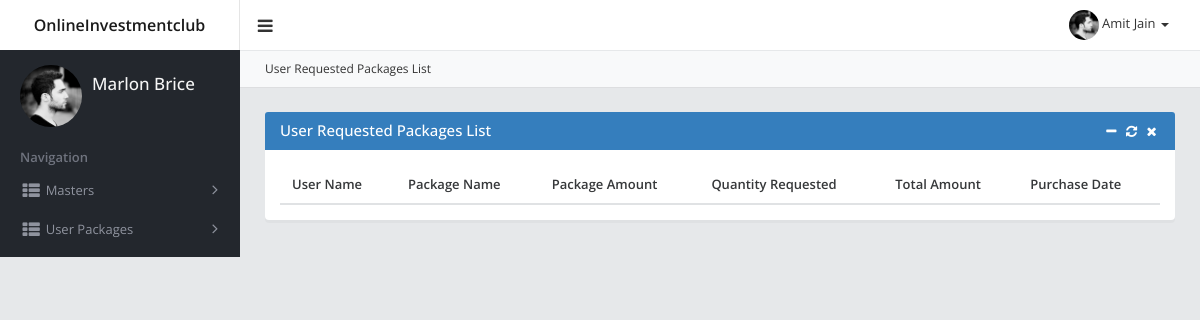
The page /onlineinvestclub/index.php/admin_user_packages on the database as committed earlier.
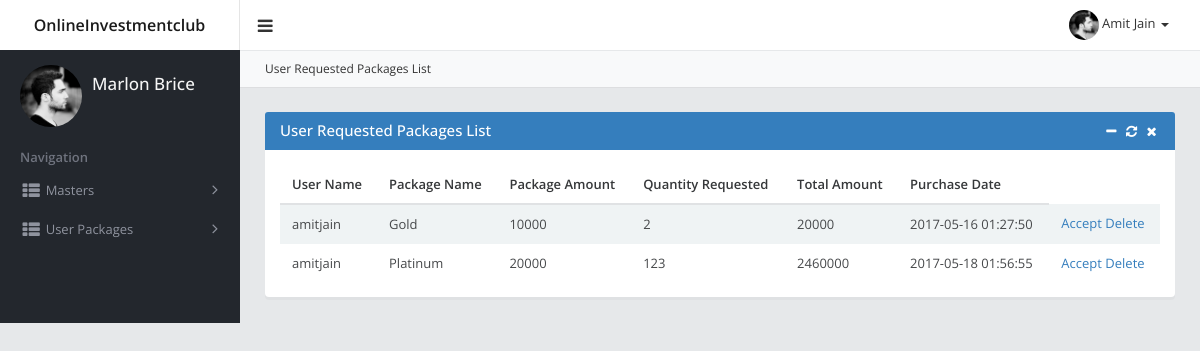
The same page on the database as committed later.
### tables this page shows
CREATE TABLE `user_packages` (
  `id` int(255) NOT NULL,
  `userid` bigint(255) NOT NULL,
  `package_id` int(255) NOT NULL,
  `quantity` int(255) NOT NULL,
  `status` varchar(50) NOT NULL,
  `purchase_date` datetime NOT NULL
);

CREATE TABLE `users` (
  `userid` bigint(255) NOT NULL,
  `username` varchar(255) NOT NULL,
  `password` text NOT NULL,
  `sponsorid` bigint(255) NOT NULL,
  `placementid` bigint(255) NOT NULL,
  `placement` varchar(50) NOT NULL,
  `leftmember` bigint(255) NOT NULL,
  `rightmember` bigint(255) NOT NULL,
  `firstname` varchar(255) NOT NULL,
  `middlename` varchar(255) NOT NULL,
  `lastname` varchar(255) NOT NULL,
  `email` varchar(255) NOT NULL,
  `profile_image` text NOT NULL,
  `email_verification_token` text NOT NULL,
  `email_verified` varchar(50) NOT NULL,
  `role_id` varchar(50) NOT NULL,
  `status` varchar(50) NOT NULL,
  `entry` int(10) NOT NULL,
  `last_login` datetime DEFAULT NULL,
  `created_date` datetime NOT NULL
);

CREATE TABLE `package_master` (
  `package_id` int(11) NOT NULL,
  `package_name` varchar(255) NOT NULL,
  `package_amount` float NOT NULL,
  `package_type` varchar(255) NOT NULL,
  `package_image` text NOT NULL,
  `package_desc` text NOT NULL,
  `package_created_date` datetime NOT NULL,
  `package_status` varchar(50) NOT NULL
);

### onlineinvestclub/application/controllers/Admin_user_packages.php (called while the page is built, shortened)
<?php
class Admin_user_packages extends CI_Controller {
	public function __construct()
	{
        $this->load->model('Adminuserpackages_model');
    }
	public function index()
	{
		$this->load->view('admin/includes/header');
		$this->load->view('admin/user_packages');
	}
}

### onlineinvestclub/index.php (called while the page is built, shortened)
<?php
require_once BASEPATH.'core/CodeIgniter.php';

### onlineinvestclub/application/models/Common_model.php (called while the page is built, shortened)
<?php
class Common_model extends CI_Model
{
    function getUserPackages($userid,$filterArray = array())
    {
    	$this->db->trans_start();
    	$this->db->select('*,user_packages.status as user_package_status');
		foreach($filterArray as $key=>$value)
		{
			$this->db->where($key,$value);
		}
		$this->db->join('users', 'user_packages.userid = users.userid','left');
		$this->db->join('package_master', 'user_packages.package_id = package_master.package_id','left');
		$query = $this->db->get('user_packages');
		$main_data = array();
		foreach($query->result() as $row)
		{
			$data = array(
							'user_package_id'=>$row->id,
							'package_id'=>$row->package_id,
							'userid'=>$row->userid,
							'username'=>$row->username,
							'fullname'=>$row->firstname.' '.$row->middlename.' '.$row->lastname,
							'profile_image'=>$row->profile_image,
							'package_name'=>$row->package_name,
							'package_amount'=>$row->package_amount,
							'quantity'=>$row->quantity,
							'package_type'=>$row->package_type,
							'package_image'=>$row->package_image,
							'package_desc'=>$row->package_desc,
							'package_status'=>$row->package_status,
							'package_created_date'=>$row->package_created_date,
							'purchase_date'=>$row->purchase_date,
							'user_package_status'=>$row->user_package_status
							);
			array_push($main_data,$data);
		}
    	$this->db->trans_complete();
		return $main_data;
    }
}

### onlineinvestclub/application/helpers/functions_helper.php (called while the page is built, shortened)
<?php
$CI =& get_instance();
function getUserPackages($userid=0,$filterArray = array())
{
	global $CI;
	$result = $CI->Common_model->getUserPackages($userid,$filterArray);
	return $result;
}
?>

### onlineinvestclub/application/views/admin/user_packages.php (the view, shortened to what this page needs)
<div class="page-subheading page-subheading-md">
    <ol class="breadcrumb">
        <li class="active"><a href="javascript:;">User Requested Packages List</a></li>
    </ol>
</div>
<div class="container-fluid-md">
    <div class="panel panel-primary">
        <div class="panel-heading">
            <h4 class="panel-title">User Requested Packages List</h4>
            <div class="panel-options">
                <a href="#" data-rel="collapse"><i class="fa fa-fw fa-minus"></i></a>
                <a href="#" data-rel="reload"><i class="fa fa-fw fa-refresh"></i></a>
                <a href="#" data-rel="close"><i class="fa fa-fw fa-times"></i></a>
            </div>
        </div>
        <div class="panel-body">
            <table id="table-basic" class="table table-striped">
                    <thead>
                    <tr>
                        <th>User Name</th>
                        <th>Package Name</th>
                        <th>Package Amount</th>
                        <th>Quantity Requested</th>
                        <th>Total Amount</th>
                        <th>Purchase Date</th>
                    </tr>
                    </thead>
                    <tbody>
                    <?php
                    $user_package_list=getUserPackages(0,array('user_packages.status'=>'requested'));
                    foreach ($user_package_list as $row ) {
                        ?>
                        <tr id="user-package-id-<?php echo $row['user_package_id']; ?>">
                            <td><?= $row['username'];?></td>
                            <td><?= $row['package_name'];?></td>
                            <td><?= $row['package_amount'];?></td>
                            <td><?= $row['quantity'];?></td>
                            <td><?= $row['package_amount']*$row['quantity'];?></td>
                            <td><?= $row['purchase_date'];?></td>
                            <td>
                                <a href="javascript:void(0);" class="deletePackage" ng-click="userPackageRequestAction(<?php echo $row['user_package_id']; ?>,<?php echo $row['userid']; ?>,'accepted')">Accept</a>
                                <a href="javascript:void(0);" class="deletePackage" ng-click="deleteUserPackageRequest(<?php echo $row['user_package_id']; ?>)">Delete</a>
                            </td>
                        </tr>
                    <?php } ?>
                    </tbody>
                </table>
        </div>
    </div>
</div>
</div>
            </div>
    </body>
</html>

### onlineinvestclub/application/views/admin/includes/header.php (shortened to what this page needs)
<!doctype html>
 <html>
    <head>
        <link rel="stylesheet" href="<?php echo base_url(); ?>assets/admin/css/bootstrap.min.css">
        <link rel="stylesheet" href="<?php echo base_url(); ?>assets/admin/css/iriy-admin.min.css">
        <link rel="stylesheet" href="<?php echo base_url(); ?>assets/admin/demo/css/demo.css">
        <link rel="stylesheet" href="<?php echo base_url(); ?>assets/admin/assets/font-awesome/css/font-awesome.css">
        <link rel="stylesheet" href="<?php echo base_url(); ?>assets/admin/css/plugins/rickshaw.min.css">
        <link rel="stylesheet" href="<?php echo base_url(); ?>assets/admin/css/plugins/morris.min.css">
        <link rel="stylesheet" href="<?php echo base_url(); ?>assets/admin/css/plugins/jquery-dataTables.min.css">
    </head>
    <body class="" ng-app="MyApp" ng-controller="MyController">
        <header>
            <nav class="navbar navbar-default navbar-static-top no-margin" role="navigation">
                <div class="navbar-brand-group">
                    <a class="navbar-sidebar-toggle navbar-link" data-sidebar-toggle>
                        <i class="fa fa-lg fa-fw fa-bars"></i>
                    </a>
                    <a class="navbar-brand hidden-xxs" href="index.html">
                        <span class="sc-hidden">
                            <span class="semi-bold">OnlineInvestmentclub</span>
                        </span>
                    </a>
                </div>
                <ul class="nav navbar-nav navbar-nav-expanded pull-right margin-md-right">
                    <li class="dropdown">
                        <a data-toggle="dropdown" class="dropdown-toggle navbar-user" href="javascript:;">
                            <img class="img-circle" src="<?php echo base_url(); ?>/assets/admin/demo/images/profile.jpg">
                            <span class="hidden-xs">Amit Jain</span>
                            <b class="caret"></b>
                        </a>
                    </li>
                </ul>
            </nav>
        </header>
        <div class="page-wrapper">
            <aside class="sidebar sidebar-default">
                <div class="sidebar-profile">
                    <img class="img-circle profile-image" src="<?php echo base_url(); ?>/assets/admin/demo/images/profile.jpg">
                    <div class="profile-body">
                        <h4>Marlon Brice</h4>
                    </div>
                </div>
                <nav>
                    <h5 class="sidebar-header">Navigation</h5>
                    <ul class="nav nav-pills nav-stacked">
                        <li class="nav-dropdown">
                            <a href="#" title="Users">
                                <i class="fa fa-lg fa-fw fa-th-list"></i> Masters
                            </a>
                        </li>
                        <li class="nav-dropdown">
                            <a href="#" title="Users">
                                <i class="fa fa-lg fa-fw fa-th-list"></i> User Packages
                            </a>
                        </li>
                    </ul>
                </nav>
            </aside>
            <div class="page-content">

Rows that differ between the two databases and show on the page:
added user_packages: userid.username "amitjain", package.package_name "Gold", package.package_amount "10000", quantity "2", $row['package_amount']*$row['quantity'] "20000", purchase_date "2017-05-16 01:27:50"
added user_packages: userid.username "amitjain", package.package_name "Platinum", package.package_amount "20000", quantity "123", $row['package_amount']*$row['quantity'] "2460000", purchase_date "2017-05-18 01:56:55"
